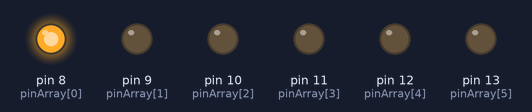
Recording of a sketch running on a simulated Arduino Uno, built with avr-gcc and run on an emulated ATmega328P. Shown: output pins drawn as LEDs (lit = HIGH).

Above: at 0.1 s.
Timing chart, 0 to 1.6 s (numbered marks = the images above):
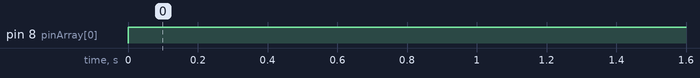

Measured:
- by itself, pin 8 (pinArray[0]): LOW → HIGH at 0.00 s

The sketch:

NumeriqueAnalogique.ino
```cpp
/*
Auteur :       Erik Bartmann
Nom :          Numérique appelle analogique
Version :      1.0
Références :   http://arduino.cc/en/Reference/PinMode
               http://arduino.cc/en/Reference/Constants
               http://arduino.cc/en/Reference/For
               http://arduino.cc/en/Reference/DigitalWrite
               http://arduino.cc/en/Reference/BitRead
*/
int pinArray[] = {8, 9, 10, 11, 12, 13};
byte R2RPattern;

void setup(){
  for(int i = 0; i < 6; i++)
    pinMode(pinArray[i], OUTPUT);
  R2RPattern = B000001; // Configuration binaire pour commander les sorties numériques
}

void loop(){
  for(int i = 0; i < 6; i++){
    digitalWrite(pinArray[i], bitRead(R2RPattern, i) == 1?HIGH:LOW);
  }
}
```
